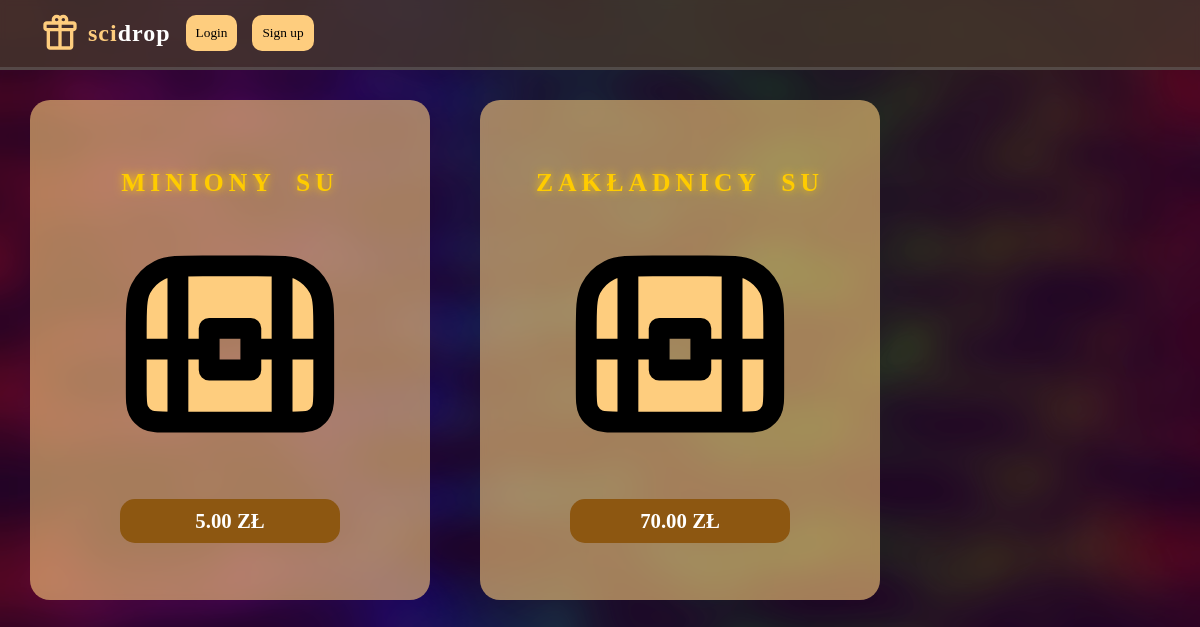
The app's page /, older data.
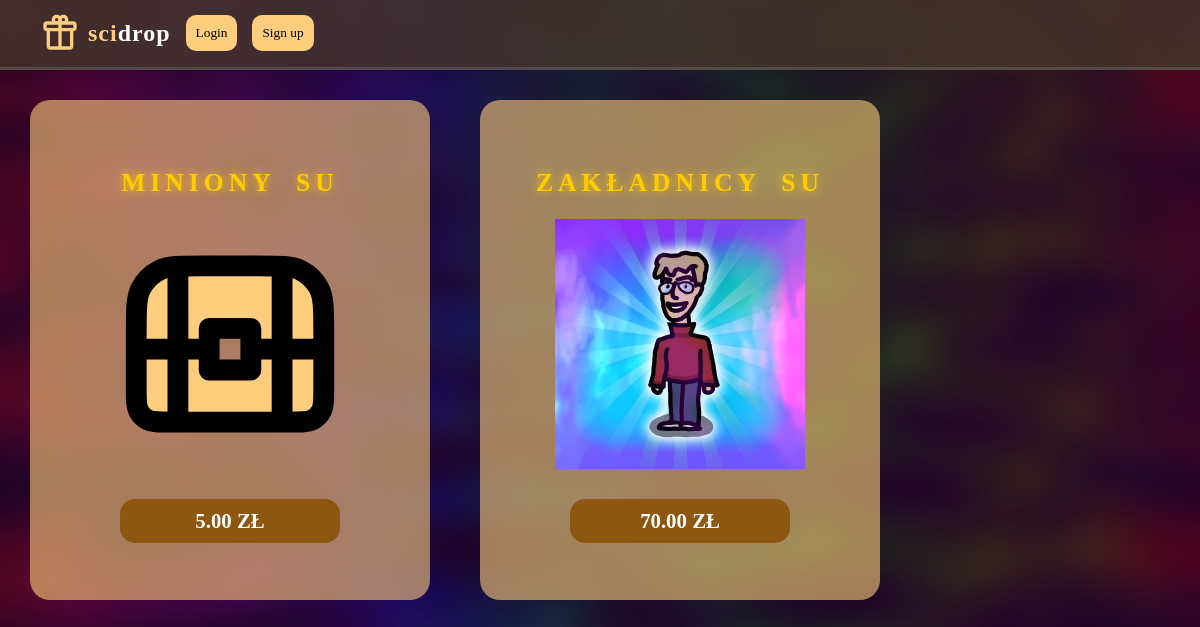
The same page, newer data.
### app/models.py (models this page shows)
class Chest(models.Model):
    name = models.CharField(max_length = 100)
    price = models.DecimalField(default = 0, max_digits = 6, decimal_places = 2)
    rarity = models.CharField(max_length = 20, choices = rarityList)
    cover = models.ImageField(upload_to='media/chestCovers', blank = True, null = True)

### app/views.py (the view)
# urls.py: path('', views.home, name='home'),
def home(request):
    chests = Chest.objects.order_by('-id')[:10]
    context = {
        'chests': chests
    }
    return render(request, 'app/home.html', context)

### app/templates/app/home.html (shortened to what this page needs)
{% extends "app/base.html" %}
{% load static %}
{%block additional %}
    <link rel="stylesheet" href="{% static 'styles/chests.css' %}">
{% endblock %}
{% block content %}
<div id="chestList">
    {% for chest in chests %}
    <a class="chestBox" href="chest/{{ chest.id }}">
        <h2>{{ chest.name }}</h2>
        {% if chest.cover %}
            <img src="{{ chest.cover.url }}">
        {% else %}
            <img src="{% static 'icons/chest.svg' %}">
        {% endif %}
        <p class="price">{{ chest.price }} ZŁ</p>
    </a>
    {% empty %}
        <h1>Currently, there are no chests to buy.</h1>
    {% endfor %}
</div>
{% endblock %}

Row changes from the older to the newer data that the page shows:
changed Chest "ZAKŁADNICY SU": cover: picture added
